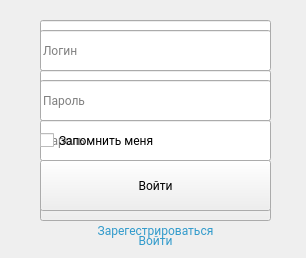
<?xml version="1.0" encoding="UTF-8"?>
<ui version="4.0">
 <class>MainWindow</class>
 <widget class="QMainWindow" name="MainWindow">
  <property name="geometry">
   <rect>
    <x>0</x>
    <y>0</y>
    <width>306</width>
    <height>258</height>
   </rect>
  </property>
  <property name="windowTitle">
   <string>ANON</string>
  </property>
  <widget class="QWidget" name="centralwidget">
   <widget class="QLineEdit" name="loginRegister">
    <property name="geometry">
     <rect>
      <x>40</x>
      <y>20</y>
      <width>231</width>
      <height>41</height>
     </rect>
    </property>
    <property name="font">
     <font>
      <family>Roboto</family>
      <pointsize>9</pointsize>
     </font>
    </property>
    <property name="autoFillBackground">
     <bool>false</bool>
    </property>
    <property name="placeholderText">
     <string>Логин</string>
    </property>
   </widget>
   <widget class="QLineEdit" name="passwordRegister">
    <property name="geometry">
     <rect>
      <x>40</x>
      <y>120</y>
      <width>231</width>
      <height>41</height>
     </rect>
    </property>
    <property name="font">
     <font>
      <family>Roboto</family>
      <pointsize>9</pointsize>
     </font>
    </property>
    <property name="autoFillBackground">
     <bool>false</bool>
    </property>
    <property name="echoMode">
     <enum>QLineEdit::Password</enum>
    </property>
    <property name="placeholderText">
     <string>Пароль</string>
    </property>
   </widget>
   <widget class="QPushButton" name="registerBtn">
    <property name="geometry">
     <rect>
      <x>40</x>
      <y>170</y>
      <width>231</width>
      <height>51</height>
     </rect>
    </property>
    <property name="font">
     <font>
      <family>Roboto</family>
      <pointsize>9</pointsize>
     </font>
    </property>
    <property name="cursor">
     <cursorShape>PointingHandCursor</cursorShape>
    </property>
    <property name="autoFillBackground">
     <bool>false</bool>
    </property>
    <property name="text">
     <string>Зарегестрироваться</string>
    </property>
   </widget>
   <widget class="QLineEdit" name="screenNameRegister">
    <property name="geometry">
     <rect>
      <x>40</x>
      <y>70</y>
      <width>231</width>
      <height>41</height>
     </rect>
    </property>
    <property name="font">
     <font>
      <family>Roboto</family>
      <pointsize>9</pointsize>
     </font>
    </property>
    <property name="autoFillBackground">
     <bool>false</bool>
    </property>
    <property name="text">
     <string/>
    </property>
    <property name="placeholderText">
     <string>Имя</string>
    </property>
   </widget>
   <widget class="QLineEdit" name="loginAuthorization">
    <property name="geometry">
     <rect>
      <x>40</x>
      <y>30</y>
      <width>231</width>
      <height>41</height>
     </rect>
    </property>
    <property name="font">
     <font>
      <family>Roboto</family>
      <pointsize>9</pointsize>
     </font>
    </property>
    <property name="placeholderText">
     <string>Логин</string>
    </property>
   </widget>
   <widget class="QCheckBox" name="rememberMe">
    <property name="geometry">
     <rect>
      <x>40</x>
      <y>130</y>
      <width>231</width>
      <height>20</height>
     </rect>
    </property>
    <property name="font">
     <font>
      <family>Roboto</family>
     </font>
    </property>
    <property name="text">
     <string>Запомнить меня</string>
    </property>
   </widget>
   <widget class="QPushButton" name="loginBtn">
    <property name="geometry">
     <rect>
      <x>40</x>
      <y>160</y>
      <width>231</width>
      <height>51</height>
     </rect>
    </property>
    <property name="font">
     <font>
      <family>Roboto</family>
      <pointsize>9</pointsize>
     </font>
    </property>
    <property name="cursor">
     <cursorShape>PointingHandCursor</cursorShape>
    </property>
    <property name="text">
     <string>Войти</string>
    </property>
   </widget>
   <widget class="QLineEdit" name="passwordAuthorization">
    <property name="geometry">
     <rect>
      <x>40</x>
      <y>80</y>
      <width>231</width>
      <height>41</height>
     </rect>
    </property>
    <property name="font">
     <font>
      <family>Roboto</family>
      <pointsize>9</pointsize>
     </font>
    </property>
    <property name="echoMode">
     <enum>QLineEdit::Password</enum>
    </property>
    <property name="placeholderText">
     <string>Пароль</string>
    </property>
   </widget>
   <widget class="QLabel" name="registerLabel">
    <property name="geometry">
     <rect>
      <x>40</x>
      <y>220</y>
      <width>231</width>
      <height>20</height>
     </rect>
    </property>
    <property name="font">
     <font>
      <family>Roboto</family>
      <pointsize>9</pointsize>
      <weight>50</weight>
      <bold>false</bold>
     </font>
    </property>
    <property name="cursor">
     <cursorShape>PointingHandCursor</cursorShape>
    </property>
    <property name="styleSheet">
     <string notr="true">color:#309acb</string>
    </property>
    <property name="text">
     <string>Зарегестрироваться</string>
    </property>
    <property name="alignment">
     <set>Qt::AlignCenter</set>
    </property>
   </widget>
   <widget class="QLabel" name="loginLabel">
    <property name="geometry">
     <rect>
      <x>40</x>
      <y>230</y>
      <width>231</width>
      <height>20</height>
     </rect>
    </property>
    <property name="font">
     <font>
      <family>Roboto</family>
      <pointsize>9</pointsize>
      <weight>50</weight>
      <bold>false</bold>
     </font>
    </property>
    <property name="cursor">
     <cursorShape>PointingHandCursor</cursorShape>
    </property>
    <property name="autoFillBackground">
     <bool>false</bool>
    </property>
    <property name="styleSheet">
     <string notr="true">color:#309acb</string>
    </property>
    <property name="text">
     <string>Войти</string>
    </property>
    <property name="alignment">
     <set>Qt::AlignCenter</set>
    </property>
   </widget>
  </widget>
 </widget>
 <resources/>
 <connections/>
</ui>
